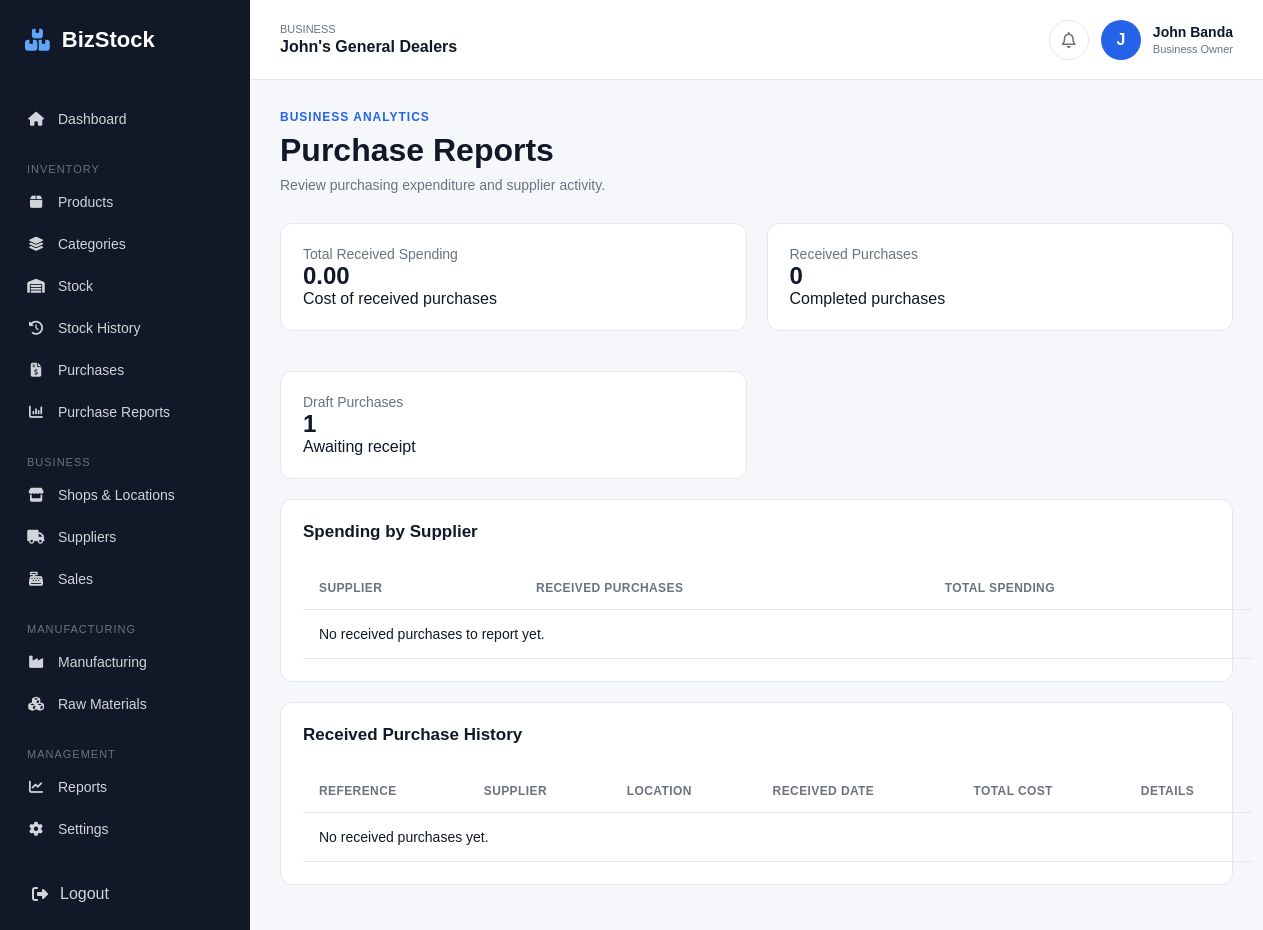
Page /inventory/purchase-reports/ (signed in) on the earlier database version.
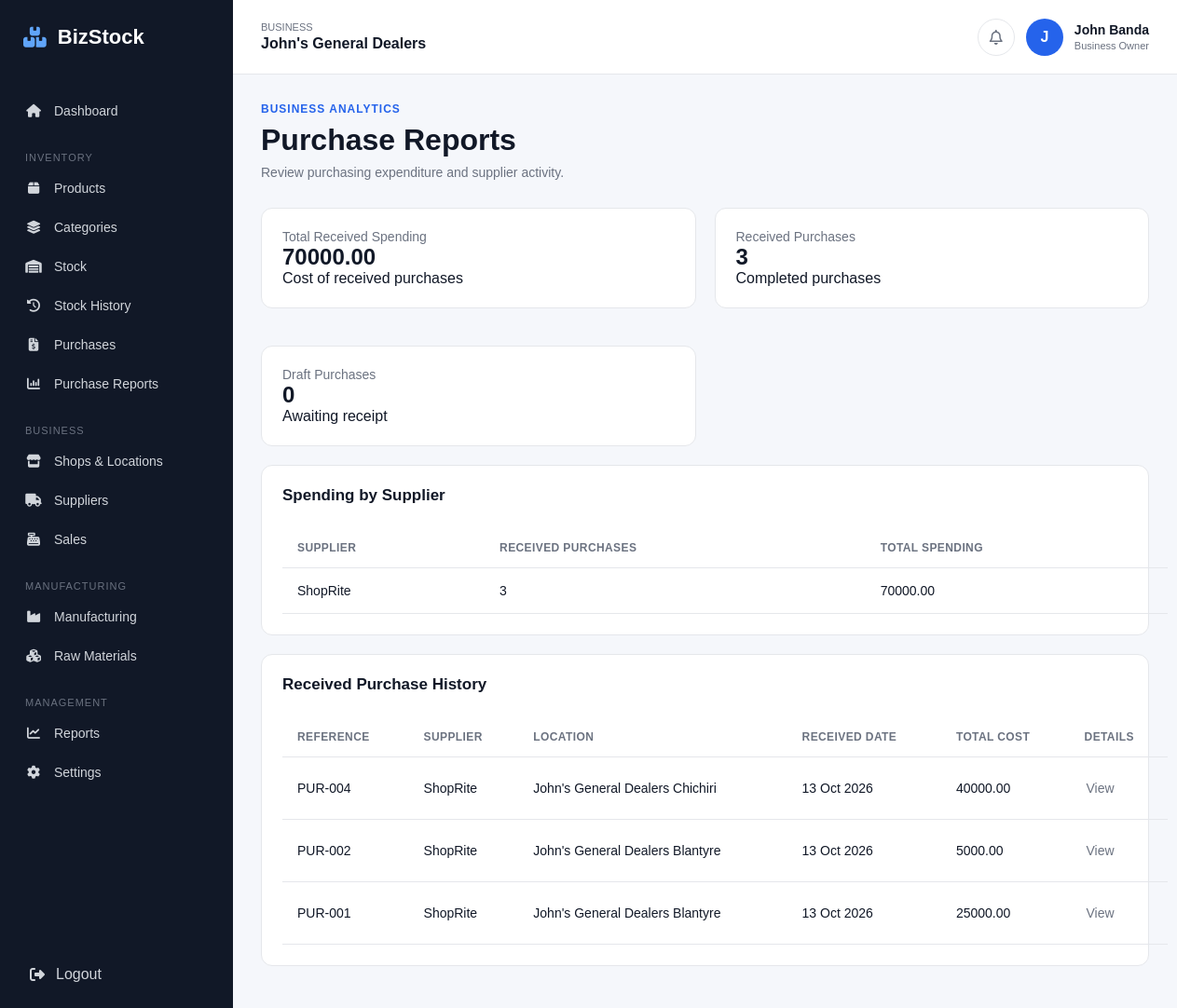
Same page on the later database version.
### inventory/models.py (models this page shows, shortened)
class Supplier(models.Model):
    business = models.ForeignKey(
        Business,
        on_delete=models.CASCADE,
        related_name='suppliers'
    )
    name = models.CharField(max_length=200)
    contact_person = models.CharField(
        max_length=150,
        blank=True
    )
    email = models.EmailField(blank=True)
    phone = models.CharField(
        max_length=30,
        blank=True
    )
    address = models.TextField(blank=True)
    notes = models.TextField(blank=True)
    is_active = models.BooleanField(default=True)
    created_at = models.DateTimeField(
        auto_now_add=True
    )
    class Meta:
        ordering = ['name']

class Purchase(models.Model):
    STATUS_CHOICES = [
        ('draft', 'Draft'),
        ('received', 'Received'),
        ('cancelled', 'Cancelled'),
    ]
    business = models.ForeignKey(
        Business,
        on_delete=models.CASCADE,
        related_name='purchases'
    )
    supplier = models.ForeignKey(
        Supplier,
        on_delete=models.PROTECT,
        related_name='purchases'
    )
    location = models.ForeignKey(
        'shops.Location',
        on_delete=models.PROTECT,
        related_name='purchases'
    )
    reference = models.CharField(
        max_length=100,
        blank=True
    )
    status = models.CharField(
        max_length=20,
        choices=STATUS_CHOICES,
        default='draft'
    )
    notes = models.TextField(blank=True)
    created_by = models.ForeignKey(
        settings.AUTH_USER_MODEL,
        on_delete=models.SET_NULL,
        null=True,
        blank=True
    )
    created_at = models.DateTimeField(
        auto_now_add=True
    )
    received_at = models.DateTimeField(
        null=True,
        blank=True
    )
    class Meta:
        ordering = ['-created_at']
    @property
    def total_cost(self):
        return sum(
            (item.line_total for item in self.items.all()),
            start=Decimal('0.00')
        )

class PurchaseItem(models.Model):
    purchase = models.ForeignKey(
        Purchase,
        on_delete=models.CASCADE,
        related_name='items'
    )
    product = models.ForeignKey(
        Product,
        on_delete=models.PROTECT,
        related_name='purchase_items'
    )
    quantity = models.DecimalField(
        max_digits=12,
        decimal_places=2,
        validators=[MinValueValidator(0.01)]
    )
    unit_cost = models.DecimalField(
        max_digits=12,
        decimal_places=2,
        validators=[MinValueValidator(0)]
    )
    @property
    def line_total(self):
        return self.quantity * self.unit_cost

### shops/models.py (models this page shows, shortened)
class Location(models.Model):
    LOCATION_TYPES = [
        ('factory', 'Factory'),
        ('shop', 'Shop'),
    ]
    business = models.ForeignKey(
        Business,
        on_delete=models.CASCADE,
        related_name='locations'
    )
    name = models.CharField(
        max_length=150
    )
    location_type = models.CharField(
        max_length=20,
        choices=LOCATION_TYPES
    )
    address = models.TextField(
        blank=True
    )
    phone = models.CharField(
        max_length=30,
        blank=True
    )
    is_active = models.BooleanField(
        default=True
    )
    created_at = models.DateTimeField(
        auto_now_add=True
    )
    class Meta:
        ordering = ['name']

### inventory/views.py (the view)
# urls.py: path('purchase-reports/', views.purchase_reports, name='purchase_reports'),
@login_required
def purchase_reports(request):
    business = request.user.userprofile.business
    received_purchases = (
        Purchase.objects
        .filter(business=business, status='received')
        .select_related('supplier', 'location')
        .prefetch_related('items')
        .order_by('-received_at')
    )
    line_total_expression = ExpressionWrapper(
        F('items__quantity') * F('items__unit_cost'),
        output_field=DecimalField(max_digits=24, decimal_places=2),
    )
    spending = received_purchases.aggregate(
        total=Sum(line_total_expression)
    )['total'] or Decimal('0.00')
    received_count = Purchase.objects.filter(
        business=business,
        status='received',
    ).count()
    draft_count = Purchase.objects.filter(
        business=business,
        status='draft',
    ).count()
    supplier_spending = (
        Purchase.objects
        .filter(business=business, status='received')
        .values('supplier_id', 'supplier__name')
        .annotate(
            total_spending=Sum(line_total_expression),
            purchase_count=Count('id', distinct=True),
        )
        .order_by('-total_spending')
    )
    context = {
        'total_spending': spending,
        'received_count': received_count,
        'draft_count': draft_count,
        'supplier_spending': supplier_spending,
        'received_purchases': received_purchases,
    }
    return render(
        request,
        'inventory/purchase_reports.html',
        context,
    )

### templates/inventory/purchase_reports.html
{% extends 'base.html' %}
{% block content %}
<div class="page-header">
    <div>
        <p class="page-label">BUSINESS ANALYTICS</p>
        <h1>Purchase Reports</h1>
        <p class="page-description">
            Review purchasing expenditure and supplier activity.
        </p>
    </div>
</div>
<div class="form-grid">
    <div class="dashboard-panel">
        <p class="page-description">Total Received Spending</p>
        <h2>{{ total_spending|floatformat:2 }}</h2>
        <p>Cost of received purchases</p>
    </div>
    <div class="dashboard-panel">
        <p class="page-description">Received Purchases</p>
        <h2>{{ received_count }}</h2>
        <p>Completed purchases</p>
    </div>
    <div class="dashboard-panel">
        <p class="page-description">Draft Purchases</p>
        <h2>{{ draft_count }}</h2>
        <p>Awaiting receipt</p>
    </div>
</div>
<div class="dashboard-panel">
    <div class="panel-header">
        <h2>Spending by Supplier</h2>
    </div>
    <div class="table-responsive">
        <table class="data-table">
            <thead>
                <tr>
                    <th>Supplier</th>
                    <th>Received Purchases</th>
                    <th>Total Spending</th>
                </tr>
            </thead>
            <tbody>
                {% for supplier in supplier_spending %}
                    <tr>
                        <td>{{ supplier.supplier__name }}</td>
                        <td>{{ supplier.purchase_count }}</td>
                        <td>
                            {{ supplier.total_spending|default:0|floatformat:2 }}
                        </td>
                    </tr>
                {% empty %}
                    <tr>
                        <td colspan="3">
                            No received purchases to report yet.
                        </td>
                    </tr>
                {% endfor %}
            </tbody>
        </table>
    </div>
</div>
<div class="dashboard-panel">
    <div class="panel-header">
        <h2>Received Purchase History</h2>
    </div>
    <div class="table-responsive">
        <table class="data-table">
            <thead>
                <tr>
                    <th>Reference</th>
                    <th>Supplier</th>
                    <th>Location</th>
                    <th>Received Date</th>
                    <th>Total Cost</th>
                    <th>Details</th>
                </tr>
            </thead>
            <tbody>
                {% for purchase in received_purchases %}
                    <tr>
                        <td>
                            {{ purchase.reference|default:"PUR-" }}{% if not purchase.reference %}{{ purchase.pk }}{% endif %}
                        </td>
                        <td>{{ purchase.supplier.name }}</td>
                        <td>{{ purchase.location.name }}</td>
                        <td>
                            {% if purchase.received_at %}
                                {{ purchase.received_at|date:"d M Y" }}
                            {% else %}
                                —
                            {% endif %}
                        </td>
                        <td>{{ purchase.total_cost|floatformat:2 }}</td>
                        <td>
                            <a href="{% url 'purchase_detail' purchase.id %}"
                               class="table-action">
                                View
                            </a>
                        </td>
                    </tr>
                {% empty %}
                    <tr>
                        <td colspan="6">
                            No received purchases yet.
                        </td>
                    </tr>
                {% endfor %}
            </tbody>
        </table>
    </div>
</div>
{% endblock %}

Differences in the rows shown:
now on this page (row unchanged): Supplier: supplier__name "ShopRite", purchase_count "3", total_spending "70000.00"
added Purchase: reference "PUR-004", supplier.name "ShopRite", location.name "John's General Dealers Chichiri", received_at "13 Oct 2026", total_cost "40000.00"
added Purchase: reference "PUR-002", supplier.name "ShopRite", location.name "John's General Dealers Blantyre", received_at "13 Oct 2026", total_cost "5000.00"
now on this page (row edited): Purchase: reference "PUR-001", supplier.name "ShopRite", location.name "John's General Dealers Blantyre", received_at "13 Oct 2026", total_cost "25000.00"
Other differences:
{{ total_spending|floatformat:2 }}: "0.00" → "70000.00"
{{ received_count }}: "0" → "3"
{{ draft_count }}: "1" → "0"
text no longer shown: "No received purchases to report yet. No received purchases yet."
